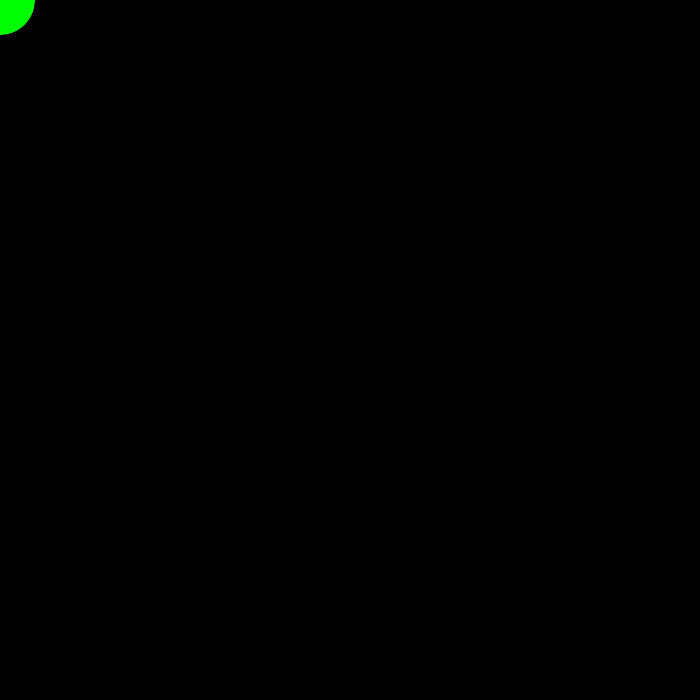
Frame 1 (no input)
Frame 60 (the mouse pressed at the canvas centre just before this capture): identical to frame 1, image omitted
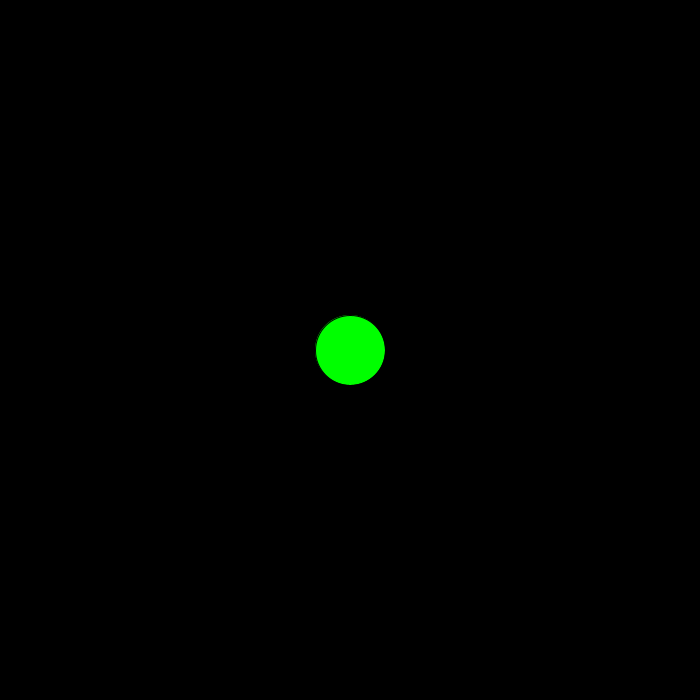
Frame 120 (the mouse held since frame 60 and released just before this capture)

The Processing sketch that drew these frames (run headless with seeded random() and noise(); from frame 60 on, the mouse is pressed at the canvas centre):

// Processing sketch: mouseShapeMoving
// ── mouseShapeMoving.pde
void setup() {
  size(700,700);//size of window
  fill(0,255,0);//green
}
void draw() {
  background(0);
  ellipse(mouseX,mouseY,70,70);
}
